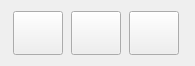
<?xml version="1.0" encoding="UTF-8"?>
<ui version="4.0">
 <class>PluginMainToolbar</class>
 <widget class="QWidget" name="PluginMainToolbar">
  <property name="geometry">
   <rect>
    <x>0</x>
    <y>0</y>
    <width>195</width>
    <height>66</height>
   </rect>
  </property>
  <property name="windowTitle">
   <string>Form</string>
  </property>
  <layout class="QHBoxLayout" name="horizontalLayout">
   <item>
    <widget class="QPushButton" name="csvLoaderButton">
     <property name="maximumSize">
      <size>
       <width>50</width>
       <height>50</height>
      </size>
     </property>
     <property name="toolTip">
      <string>Load CSV files</string>
     </property>
     <property name="text">
      <string/>
     </property>
     <property name="icon">
      <iconset resource="../resources/resource.qrc">
       <normaloff>:/logo/umwl_coat_of_arms</normaloff>:/logo/umwl_coat_of_arms</iconset>
     </property>
     <property name="iconSize">
      <size>
       <width>40</width>
       <height>40</height>
      </size>
     </property>
    </widget>
   </item>
   <item>
    <widget class="QPushButton" name="uldkParcelDownloaderButton">
     <property name="sizePolicy">
      <sizepolicy hsizetype="Fixed" vsizetype="Fixed">
       <horstretch>0</horstretch>
       <verstretch>0</verstretch>
      </sizepolicy>
     </property>
     <property name="maximumSize">
      <size>
       <width>50</width>
       <height>50</height>
      </size>
     </property>
     <property name="toolTip">
      <string>Download ULDK parcels</string>
     </property>
     <property name="text">
      <string/>
     </property>
     <property name="icon">
      <iconset resource="../resources/resource.qrc">
       <normaloff>:/icons/download.svg</normaloff>:/icons/download.svg</iconset>
     </property>
     <property name="iconSize">
      <size>
       <width>40</width>
       <height>40</height>
      </size>
     </property>
    </widget>
   </item>
   <item>
    <widget class="QPushButton" name="parcelFinderButton">
     <property name="sizePolicy">
      <sizepolicy hsizetype="Fixed" vsizetype="Fixed">
       <horstretch>0</horstretch>
       <verstretch>0</verstretch>
      </sizepolicy>
     </property>
     <property name="maximumSize">
      <size>
       <width>50</width>
       <height>50</height>
      </size>
     </property>
     <property name="toolTip">
      <string>Find parcel</string>
     </property>
     <property name="text">
      <string/>
     </property>
     <property name="icon">
      <iconset resource="../resources/resource.qrc">
       <normaloff>:/icons/search.svg</normaloff>:/icons/search.svg</iconset>
     </property>
     <property name="iconSize">
      <size>
       <width>40</width>
       <height>40</height>
      </size>
     </property>
    </widget>
   </item>
  </layout>
 </widget>
 <resources>
  <include location="../resources/resource.qrc"/>
 </resources>
 <connections/>
</ui>
